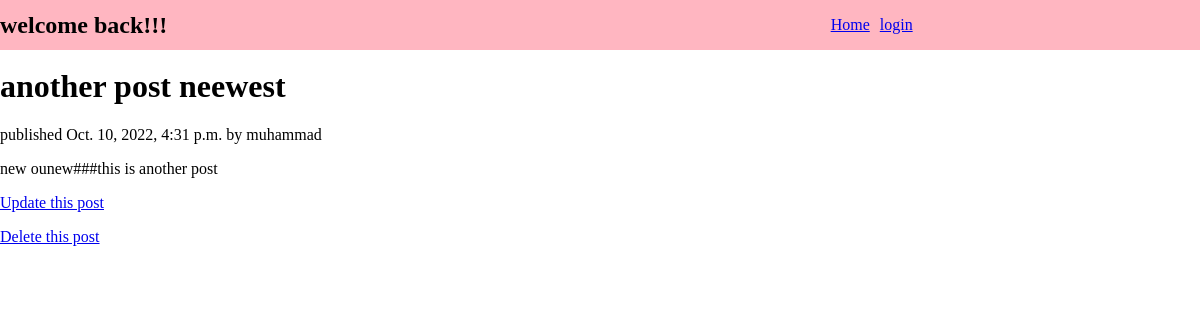
Page /todo/detail/7/ on the committed database.
### todos/models.py (models this page shows, shortened)
class Article(models.Model) :
    name =models.CharField(max_length=200)
    title =models.CharField(max_length=200)
    body =models.TextField()
    created =models.DateTimeField(auto_now_add=True)
    class Meta :
        ordering =['-name']

### todos/views.py (the view)
# urls.py: path('detail/<int:pk>/', views.DetailViewItem.as_view(), name='detail'),
class DetailViewItem(DetailView) :
    model =Article
    context_object_name ='user'
    template_name ='todos/detail.html'

### todos/templates/todos/detail.html (shortened to what this page needs)
{% extends 'base.html' %}
{% block content %}
 <h1>{{ user.title }}</h1>
 <p> published {{ user.created }} by {{ user.name }}</p>
 <p>{{ user.body }}</p>
 <p> <a href="{% url 'update' pk=user.id %}">Update this post</a></p>
 <spa><a href="{% url 'delete' pk=user.id %}">Delete this post</a></spa>
{% endblock %}

### todos/static/css/app.css (style rules this page uses)
* { box-sizing :border-box; }
html, body { padding: 0; margin: 0; background-color: #fff; height: 100%; }

### rows in the picture
Article: title "another post neewest", created "Oct. 10, 2022, 4:31 p.m.", name "muhammad", body "new ounew###this is another post"
